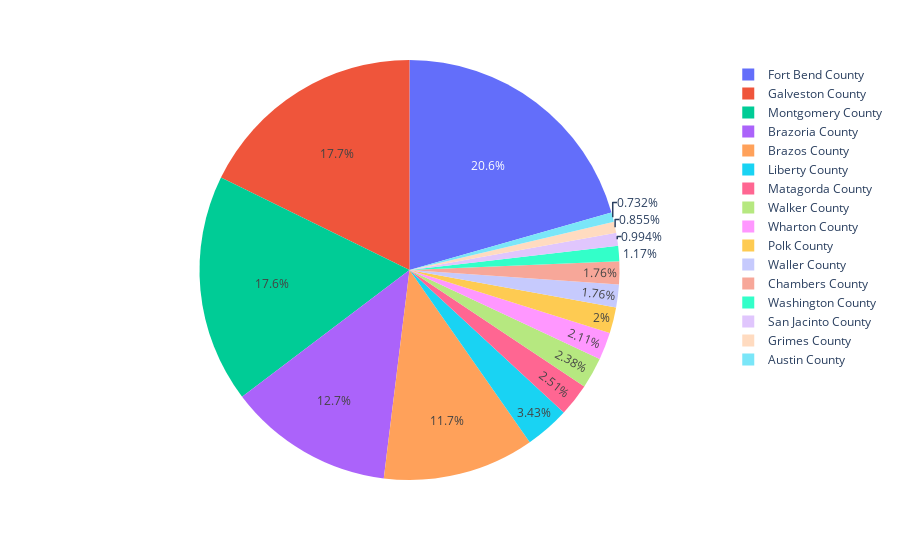

The notebook cell this image was saved under:
### Markdown cell above
## Looking at Houston Area Crime not including Harris County

### Code cell
fig = px.pie(outter_hou_df, values="Total_Crime", names="County")
fig.show()

### Figure 1 — Plotly figure (JSON) as saved in the notebook; plotly's stock layout.template omitted (floating-point values rounded to 4 significant figures)
{"data": [{"domain": {"x": [0, 1], "y": [0, 1]}, "hovertemplate": "County=%{label}<br>Total_Crime=%{value}<extra></extra>", "labels": ["Austin County", "Austin County", "Austin County", "Austin County", "Austin County", "Austin County", "Brazoria County", "Brazoria County", "Brazoria County", "Brazoria County", "Brazoria County", "Brazoria County", "Brazos County", "Brazos County", "Brazos County", "Brazos County", "Brazos County", "Brazos County", "Chambers County", "Chambers County", "Chambers County", "Chambers County", "Chambers County", "Chambers County", "Fort Bend County", "Fort Bend County", "Fort Bend County", "Fort Bend County", "Fort Bend County", "Fort Bend County", "Galveston County", "Galveston County", "Galveston County", "Galveston County", "Galveston County", "Galveston County", "Grimes County", "Grimes County", "Grimes County", "Grimes County", "Grimes County", "Grimes County", "Liberty County", "Liberty County", "Liberty County", "Liberty County", "Liberty County", "Liberty County", "Matagorda County", "Matagorda County", "Matagorda County", "Matagorda County", "Matagorda County", "Matagorda County", "Montgomery County", "Montgomery County", "Montgomery County", "Montgomery County", "Montgomery County", "Montgomery County", "Polk County", "Polk County", "Polk County", "Polk County", "Polk County", "Polk County", "San Jacinto County", "San Jacinto County", "San Jacinto County", "San Jacinto County", "San Jacinto County", "San Jacinto County", "Walker County", "Walker County", "Walker County", "Walker County", "Walker County", "Walker County", "Waller County", "Waller County", "Waller County", "Waller County", "Waller County", "Waller County", "Washington County", "Washington County", "Washington County", "Washington County", "Washington County", "Washington County", "Wharton County", "Wharton County", "Wharton County", "Wharton County", "Wharton County", "Wharton County"], "legendgroup": "", "name": "", "showlegend": true, "type": "pie", "values": [482, 466, 376, 295, 302, 281, 6555, 6511, 6079, 6050, 6899, 6210, 6533, 6373, 5679, 5833, 5359, 5312, 971, 995, 820, 787, 869, 858, 11597, 10438, 9816, 9656, 10484, 9954, 9177, 9844, 9319, 8788, 7955, 8316, 553, 541, 366, 332, 365, 417, 2239, 2005, 823, 1706, 1849, 1708, 1262, 1363, 1201, 1273, 1310, 1158, 9817, 8886, 7735, 8891, 9192, 8361, 938, 1013, 964, 950, 1173, 979, 535, 409, 522, 402, 374, 749, 1439, 1289, 1121, 1087, 1159, 1080, 956, 865, 826, 987, 852, 823, 620, 591, 591, 563, 644, 503, 1231, 1268, 1086, 868, 944, 949]}], "layout": {"legend": {"tracegroupgap": 0}, "margin": {"t": 60}}}
